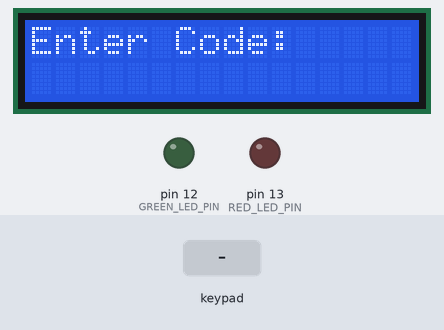
Bench run of a program on a simulated Arduino Uno, built with avr-gcc and run on an emulated ATmega328P. Shown: 16×2 character LCD, output pins drawn as LEDs (lit = HIGH). The inputs (shaded band) are chosen by the test bench. What the program prints to the serial monitor is not drawn.

Above: at 1.5 s.
1.6 s: keypad keys 1 2 3 4 # pressed 0.4 s apart
At 4.2 s:
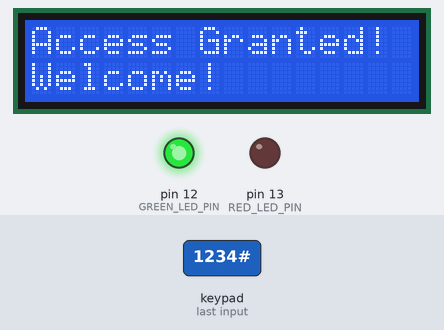
5.1 s: keypad keys 8 7 6 5 # pressed 0.4 s apart
At 8.1 s:
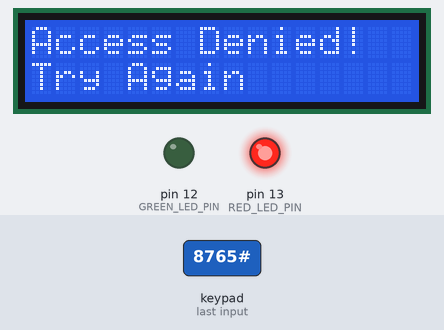
10.1 s: key '#' pressed
At 10.9 s:
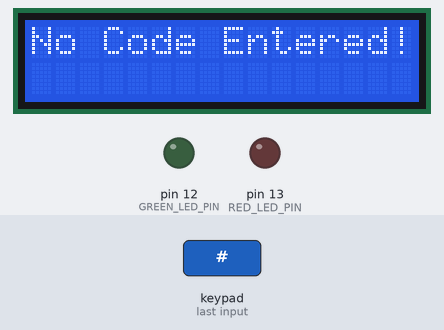
12.6 s: keypad keys 1 2 3 4 A pressed 0.4 s apart
At 15.4 s:
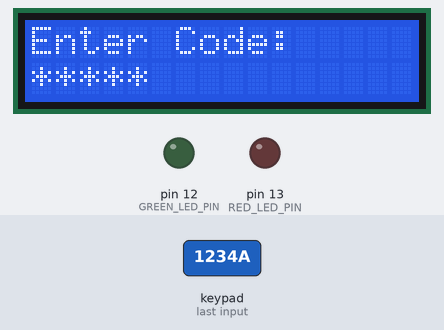
16.1 s: key 'A' pressed
At 16.6 s:
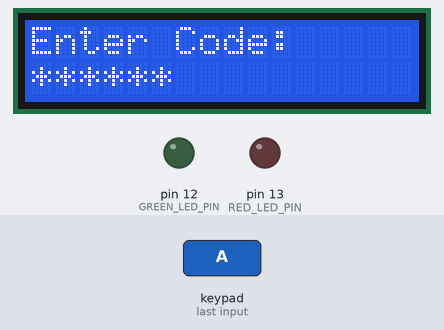
Timing chart, 0 to 19.1 s (numbered marks = the images above; inputs shaded):
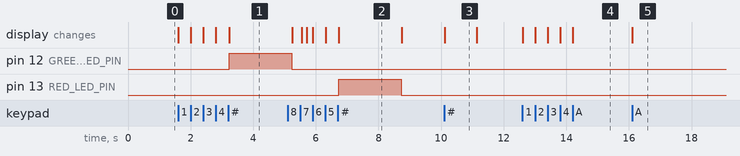

The program:

main.cpp
```cpp
#include <Arduino.h>
#include <stdio.h>
#include "Led.h"
#include "Lcd.h"
#include "KeypadWrapper.h"

// Pin Configuration
const uint8_t GREEN_LED_PIN = 12;
const uint8_t RED_LED_PIN = 13;
const uint32_t SERIAL_BAUD_RATE = 9600;

// Code Configuration
const char VALID_CODE[] = "1234";
const uint8_t MAX_CODE_LENGTH = 6;
const uint16_t DISPLAY_DELAY_MS = 2000;

// State Variables
char enteredCode[MAX_CODE_LENGTH + 1];
uint8_t codeIndex = 0;

// STDIO Stream Setup
FILE serialStream;

int serialPutChar(char c, FILE *stream)
{
  Serial.write(c);
  return 0;
}

int serialGetChar(FILE *stream)
{
  while (!Serial.available())
    ;
  return Serial.read();
}

void DisplayWelcomeMessage()
{
  LcdClear();
  LcdPrintAt(0, 0, "Enter Code:");
  LcdPrintAt(0, 1, "");

  printf("========================================\n");
  printf("Lab 1.2 - Code Validation System\n");
  printf("========================================\n");
  printf("STDIO Library - LCD + Keypad Interface\n");
  printf("Instructions:\n");
  printf("  - Enter 4-digit code on keypad\n");
  printf("  - Press # to submit code\n");
  printf("  - Press * to clear entry\n");
  printf("========================================\n");
  printf("System ready. Waiting for input...\n");
}

void ValidateCode()
{
  enteredCode[codeIndex] = '\0';

  printf("Code entered: %s\n", enteredCode);

  if (strcmp(enteredCode, VALID_CODE) == 0)
  {
    printf("Code VALID - Access Granted!\n");

    LcdClear();
    LcdPrintAt(0, 0, "Access Granted!");
    LcdPrintAt(0, 1, "Welcome!");

    LedOn(GREEN_LED_PIN);
    LedOff(RED_LED_PIN);
  }
  else
  {
    printf("Code INVALID - Access Denied!\n");

    LcdClear();
    LcdPrintAt(0, 0, "Access Denied!");
    LcdPrintAt(0, 1, "Try Again");

    LedOn(RED_LED_PIN);
    LedOff(GREEN_LED_PIN);
  }

  delay(DISPLAY_DELAY_MS);

  LedOff(GREEN_LED_PIN);
  LedOff(RED_LED_PIN);

  codeIndex = 0;
  memset(enteredCode, 0, MAX_CODE_LENGTH + 1);

  DisplayWelcomeMessage();
}

void ClearEntry()
{
  printf("Entry cleared\n");

  codeIndex = 0;
  memset(enteredCode, 0, MAX_CODE_LENGTH + 1);

  LcdClear();
  LcdPrintAt(0, 0, "Enter Code:");
  LcdPrintAt(0, 1, "");
}

void ProcessKeyPress(char key)
{
  if (key == '#')
  {
    printf("Submit key pressed\n");

    if (codeIndex > 0)
    {
      ValidateCode();
    }
    else
    {
      printf("No code entered\n");
      LcdClear();
      LcdPrintAt(0, 0, "No Code Entered!");
      delay(1000);
      DisplayWelcomeMessage();
    }
  }
  else if (key == '*')
  {
    ClearEntry();
  }
  else if (codeIndex < MAX_CODE_LENGTH)
  {
    enteredCode[codeIndex++] = key;

    printf("Key pressed: %c\n", key);

    LcdSetCursor(codeIndex - 1, 1);
    LcdPrint("*");

    char buffer[20];
    snprintf(buffer, sizeof(buffer), "Entered: %s", enteredCode);
    printf("%s\n", buffer);
  }
  else
  {
    printf("Max code length reached\n");
  }
}

void setup()
{
  Serial.begin(SERIAL_BAUD_RATE);

  fdev_setup_stream(&serialStream, serialPutChar, serialGetChar, _FDEV_SETUP_RW);
  stdout = &serialStream;
  stdin = &serialStream;

  LedInit(GREEN_LED_PIN);
  LedInit(RED_LED_PIN);

  LcdInit();
  KeypadInit();

  memset(enteredCode, 0, MAX_CODE_LENGTH + 1);
  codeIndex = 0;

  DisplayWelcomeMessage();
}

void loop()
{
  char key = KeypadGetKey();

  if (key != NO_KEY_PRESSED)
  {
    ProcessKeyPress(key);
  }
}
```

Led.h
```cpp
#ifndef LED_H
#define LED_H

#include <Arduino.h>

enum LedState
{
    LED_OFF = LOW,
    LED_ON = HIGH
};

void LedInit(uint8_t pin);
void LedSetState(uint8_t pin, LedState state);
void LedOn(uint8_t pin);
void LedOff(uint8_t pin);
void LedToggle(uint8_t pin);

#endif
```

Led.cpp
```cpp
#include "Led.h"

static uint8_t ledStates[20] = {0};

void LedInit(uint8_t pin)
{
    pinMode(pin, OUTPUT);
    digitalWrite(pin, LOW);
    if (pin < 20)
    {
        ledStates[pin] = LOW;
    }
}

void LedSetState(uint8_t pin, LedState state)
{
    digitalWrite(pin, state);
    if (pin < 20)
    {
        ledStates[pin] = state;
    }
}

void LedOn(uint8_t pin)
{
    LedSetState(pin, LED_ON);
}

void LedOff(uint8_t pin)
{
    LedSetState(pin, LED_OFF);
}

void LedToggle(uint8_t pin)
{
    if (pin < 20)
    {
        ledStates[pin] = !ledStates[pin];
        digitalWrite(pin, ledStates[pin]);
    }
}
```

KeypadWrapper.h
```cpp
#ifndef KEYPAD_WRAPPER_H
#define KEYPAD_WRAPPER_H

#include <Arduino.h>
#include <Keypad.h>

// Keypad Configuration
const uint8_t KEYPAD_ROWS = 4;
const uint8_t KEYPAD_COLS = 4;
const char NO_KEY_PRESSED = '\0';

// Pin definitions for 4x4 keypad (matching Wokwi diagram)
// Rows: R1=8, R2=7, R3=6, R4=5
// Cols: C1=4, C2=3, C3=2, C4=1

void KeypadInit();
char KeypadGetKey();

#endif
```

Lcd.h
```cpp
#ifndef LCD_H
#define LCD_H

#include <Arduino.h>
#include <LiquidCrystal_I2C.h>

// LCD Configuration
const uint8_t LCD_ADDRESS = 0x27;
const uint8_t LCD_COLUMNS = 16;
const uint8_t LCD_ROWS = 2;

void LcdInit();
void LcdClear();
void LcdSetCursor(uint8_t col, uint8_t row);
void LcdPrint(const char *text);
void LcdPrintAt(uint8_t col, uint8_t row, const char *text);
void LcdBacklightOn();
void LcdBacklightOff();

#endif
```

KeypadWrapper.cpp
```cpp
#include "KeypadWrapper.h"

// Keypad layout for 4x4 matrix
static char keypadKeys[KEYPAD_ROWS][KEYPAD_COLS] = {
    {'1', '2', '3', 'A'},
    {'4', '5', '6', 'B'},
    {'7', '8', '9', 'C'},
    {'*', '0', '#', 'D'}};

// Pin configuration matching Wokwi diagram:
// Rows: R1=Pin8, R2=Pin7, R3=Pin6, R4=Pin5
// Cols: C1=Pin4, C2=Pin3, C3=Pin2, C4=Pin1
static byte keypadRowPins[KEYPAD_ROWS] = {8, 7, 6, 5};
static byte keypadColPins[KEYPAD_COLS] = {4, 3, 2, 1};

static Keypad customKeypad = Keypad(makeKeymap(keypadKeys), keypadRowPins, keypadColPins, KEYPAD_ROWS, KEYPAD_COLS);

void KeypadInit()
{
    // Keypad library handles initialization internally
}

char KeypadGetKey()
{
    char key = customKeypad.getKey();
    return (key == NO_KEY) ? NO_KEY_PRESSED : key;
}
```

Lcd.cpp
```cpp
#include "Lcd.h"

static LiquidCrystal_I2C lcd(LCD_ADDRESS, LCD_COLUMNS, LCD_ROWS);

void LcdInit()
{
    lcd.init();
    lcd.backlight();
    lcd.clear();
}

void LcdClear()
{
    lcd.clear();
}

void LcdSetCursor(uint8_t col, uint8_t row)
{
    lcd.setCursor(col, row);
}

void LcdPrint(const char *text)
{
    lcd.print(text);
}

void LcdPrintAt(uint8_t col, uint8_t row, const char *text)
{
    lcd.setCursor(col, row);
    lcd.print(text);
}

void LcdBacklightOn()
{
    lcd.backlight();
}

void LcdBacklightOff()
{
    lcd.noBacklight();
}
```

Measured:
- after the input at 1.6 s, pin 12 (GREEN_LED_PIN): LOW → HIGH after 1.6 s; the display: first changes at once (image 1 shows a later state)
- after the input at 5.1 s, pin 13 (RED_LED_PIN): LOW → HIGH after 1.6 s, → LOW 2.0 s later; the display: first differs from a run without the input after 0.44 s (image 2 shows a later state)
- after the input at 10.1 s, the display: changes at once (image 3)
- after the input at 12.6 s, the display: first changes at once (image 4 shows a later state)
- after the input at 16.1 s, the display: changes at once (image 5)
- what the display in image 2 shows lasts 2.0 s, from 6.7 s to 8.7 s
- what the display in image 3 shows lasts 1.0 s, from 10.1 s to 11.1 s
